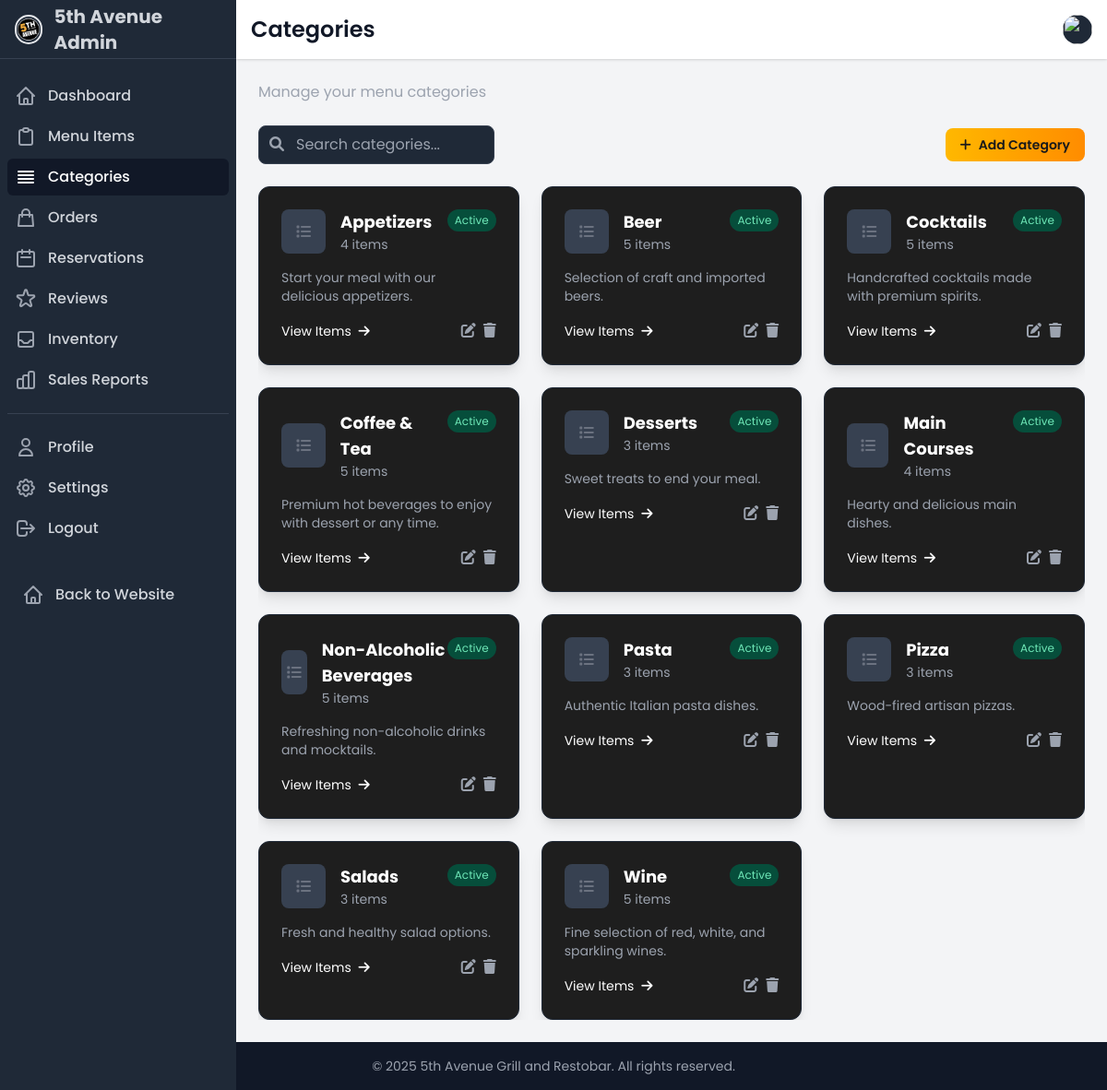
The app's page /dashboard/categories/ (signed in) with its own data.
### ecommerce/models.py (models this page shows, shortened)
class Category(models.Model):
    name = models.CharField(max_length=100)
    description = models.TextField(blank=True)
    image = models.ImageField(upload_to='categories/', blank=True)
    is_active = models.BooleanField(default=True)
    created_at = models.DateTimeField(auto_now_add=True)
    updated_at = models.DateTimeField(auto_now=True)
    class Meta:
        verbose_name_plural = 'Categories'
        ordering = ['name']

### ecommerce/views.py (the view, shortened to what this page needs)
# urls.py: path('dashboard/categories/', categories_list, name='categories'),
@login_required
def categories_list(request):
    categories = Category.objects.all()
    for category in categories:
        category.item_count = MenuItem.objects.filter(category=category).count()
    context = {
        'categories': categories,
        'active_section': 'categories'
    }
    return render(request, 'accounts/categories.html', context)

### ecommerce/context_processors.py (called while the page is built, shortened)
def cart_processor(request):
    return {
        'cart_count': get_cart_count(request)
    }

def cashier_notification_processor(request):
    if not request.user.is_authenticated or not hasattr(request.user, 'staff_profile') or request.user.staff_profile.role != 'CASHIER':
        return {}

def customer_notification_processor(request):
    notifications = []
    return {
        'customer_notifications': notifications,
        'customer_notification_count': len(notifications)
    }

### ecommerce/views.py (called while the page is built)
def get_cart_count(request):
    if request.user.is_authenticated:
        try:
            cart = Cart.objects.get(user=request.user)
            return sum(item.quantity for item in cart.cart_items.all())
        except Cart.DoesNotExist:
            return 0
    else:
        cart = request.session.get('cart', {})
        return sum(cart.values())

### templates/accounts/categories.html (shortened to what this page needs)
{% extends 'accounts/dashboard_base.html' %}
{% block page_title %}Categories{% endblock page_title %}
{% block page_subtitle %}Manage your menu categories{% endblock page_subtitle %}
{% block content %}
<div class="mb-6 flex flex-col md:flex-row justify-between items-center gap-4">
    <div class="relative w-full md:w-auto">
        <input type="text" id="search-categories" placeholder="Search categories..."
            class="w-full md:w-64 bg-gray-800 border border-gray-700 rounded-lg py-2 px-4 text-white focus:outline-none focus:ring-2 focus:ring-food-gold pl-10">
        <i class="fas fa-search absolute left-3 top-3 text-gray-400"></i>
    </div>
    <button id="add-category-btn" class="btn-primary px-4 py-2 rounded-lg text-sm font-bold">
        <i class="fas fa-plus mr-2"></i>Add Category
    </button>
</div>
<div class="grid grid-cols-1 md:grid-cols-2 lg:grid-cols-3 gap-6">
    {% for category in categories %}
    <div class="card p-6 shadow-lg border border-gray-800 hover:border-food-gold transition-all duration-300">
        <div class="flex justify-between items-start mb-4">
            <div class="flex items-center">
                {% if category.image %}
                <img src="{{ category.image.url }}" alt="{{ category.name }}" class="w-12 h-12 rounded-lg object-cover mr-4">
                {% else %}
                <div class="w-12 h-12 rounded-lg bg-gray-700 mr-4 flex items-center justify-center">
                    <i class="fas fa-list text-gray-500"></i>
                </div>
                {% endif %}
                <div>
                    <h3 class="text-white font-bold text-lg">{{ category.name }}</h3>
                    <p class="text-gray-400 text-sm">{{ category.item_count }} items</p>
                </div>
            </div>
            <div class="flex">
                {% if category.is_active %}
                <span class="bg-green-900 text-green-300 text-xs px-2 py-1 rounded-full">Active</span>
                {% else %}
                <span class="bg-red-900 text-red-300 text-xs px-2 py-1 rounded-full">Inactive</span>
                {% endif %}
            </div>
        </div>
        {% if category.description %}
        <p class="text-gray-400 text-sm mb-4">{{ category.description|truncatechars:100 }}</p>
        {% endif %}
        <div class="flex justify-between items-center">
            <a href="{% url 'menu_items' %}?category={{ category.id }}" class="text-food-gold hover:text-food-red transition duration-300 text-sm">
                View Items <i class="fas fa-arrow-right ml-1"></i>
            </a>
            <div class="flex space-x-2">
                <button class="edit-category-btn text-gray-400 hover:text-food-gold transition duration-300"
                        data-id="{{ category.id }}"
                        data-name="{{ category.name }}"
                        data-description="{{ category.description|default:'' }}"
                        data-active="{{ category.is_active|yesno:'true,false' }}"
                        title="Edit">
                    <i class="fas fa-edit"></i>
                </button>
                <button class="delete-category-btn text-gray-400 hover:text-red-500 transition duration-300"
                        data-id="{{ category.id }}"
                        data-name="{{ category.name }}"
                        title="Delete">
                    <i class="fas fa-trash"></i>
                </button>
            </div>
        </div>
    </div>
    {% endfor %}
</div>
{% endblock content %}

### templates/accounts/dashboard_base.html (style rules this page uses)
:root { --food-gold: #FFB800; --food-red: #E63946; --food-black: #1A1A1A; --sidebar-width: 260px; }
body { font-family: 'Poppins', sans-serif; background-color: #121212; color: white; }
.card { background-color: #1E1E1E; border-radius: 12px; transition: all 0.3s; }
.btn-primary { background: linear-gradient(to right, var(--food-gold), #FF8C00); color: #1A1A1A; font-weight: 600; transition: all 0.3s; }

### records on screen
Category: name "Appetizers", item_count "4", is_active "Active", description "Start your meal with our delicious appetizers."
Category: name "Beer", item_count "5", is_active "Active", description "Selection of craft and imported beers."
Category: name "Cocktails", item_count "5", is_active "Active", description "Handcrafted cocktails made with premium spirits."
Category: name "Coffee & Tea", item_count "5", is_active "Active", description "Premium hot beverages to enjoy with dessert or any time."
Category: name "Desserts", item_count "3", is_active "Active", description "Sweet treats to end your meal."
Category: name "Main Courses", item_count "4", is_active "Active", description "Hearty and delicious main dishes."
Category: name "Non-Alcoholic Beverages", item_count "5", is_active "Active", description "Refreshing non-alcoholic drinks and mocktails."
Category: name "Pasta", item_count "3", is_active "Active", description "Authentic Italian pasta dishes."
Category: name "Pizza", item_count "3", is_active "Active", description "Wood-fired artisan pizzas."
Category: name "Salads", item_count "3", is_active "Active", description "Fresh and healthy salad options."
Category: name "Wine", item_count "5", is_active "Active", description "Fine selection of red, white, and sparkling wines."
